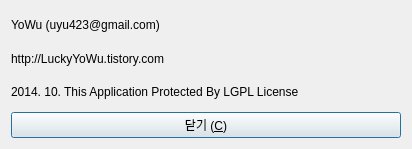
<?xml version="1.0" encoding="UTF-8"?>
<ui version="4.0">
 <class>About</class>
 <widget class="QDialog" name="About">
  <property name="geometry">
   <rect>
    <x>0</x>
    <y>0</y>
    <width>412</width>
    <height>149</height>
   </rect>
  </property>
  <property name="windowTitle">
   <string>About</string>
  </property>
  <layout class="QVBoxLayout" name="verticalLayout_3">
   <item>
    <layout class="QVBoxLayout" name="verticalLayout_2">
     <item>
      <layout class="QVBoxLayout" name="verticalLayout">
       <item>
        <widget class="QLabel" name="label_AboutName1">
         <property name="text">
          <string>YoWu (uyu423@gmail.com)</string>
         </property>
        </widget>
       </item>
       <item>
        <widget class="QLabel" name="label_AboutName2">
         <property name="text">
          <string>http://LuckyYoWu.tistory.com</string>
         </property>
        </widget>
       </item>
       <item>
        <widget class="QLabel" name="label_AboutLicense">
         <property name="text">
          <string>2014. 10. This Application Protected By LGPL License</string>
         </property>
        </widget>
       </item>
      </layout>
     </item>
     <item>
      <widget class="QPushButton" name="pushButton_Close">
       <property name="text">
        <string>닫기 (&amp;C)</string>
       </property>
      </widget>
     </item>
    </layout>
   </item>
  </layout>
 </widget>
 <resources/>
 <connections/>
</ui>
